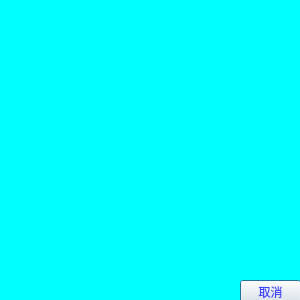
<?xml version="1.0" encoding="UTF-8"?>
<ui version="4.0">
 <class>My_register</class>
 <widget class="QDialog" name="My_register">
  <property name="geometry">
   <rect>
    <x>0</x>
    <y>0</y>
    <width>300</width>
    <height>300</height>
   </rect>
  </property>
  <property name="windowTitle">
   <string>Dialog</string>
  </property>
  <property name="styleSheet">
   <string notr="true">QPushButton#Btn_cancel
{
	color: rgb(66, 69, 255);
}
QPushButton#Btn_cancel:hover
{
	color: rgb(255, 166, 76);
}
QPushButton#Btn_close, QPushButton#Btn_min
{
	border:one;
}
QPushButton#Btn_close
{
	image: url(:/images/close(1).png);
}
QPushButton#Btn_min
{
	image: url(:/images/min(1).png);
}
QDialog
{
	background-color: rgb(0, 255, 255);
}</string>
  </property>
  <widget class="QPushButton" name="Btn_cancel">
   <property name="geometry">
    <rect>
     <x>240</x>
     <y>280</y>
     <width>61</width>
     <height>24</height>
    </rect>
   </property>
   <property name="text">
    <string>取消</string>
   </property>
  </widget>
  <widget class="QPushButton" name="Btn_close">
   <property name="geometry">
    <rect>
     <x>270</x>
     <y>0</y>
     <width>30</width>
     <height>30</height>
    </rect>
   </property>
   <property name="text">
    <string/>
   </property>
  </widget>
  <widget class="QPushButton" name="Btn_min">
   <property name="geometry">
    <rect>
     <x>240</x>
     <y>0</y>
     <width>30</width>
     <height>30</height>
    </rect>
   </property>
   <property name="text">
    <string/>
   </property>
  </widget>
 </widget>
 <resources/>
 <connections/>
</ui>
